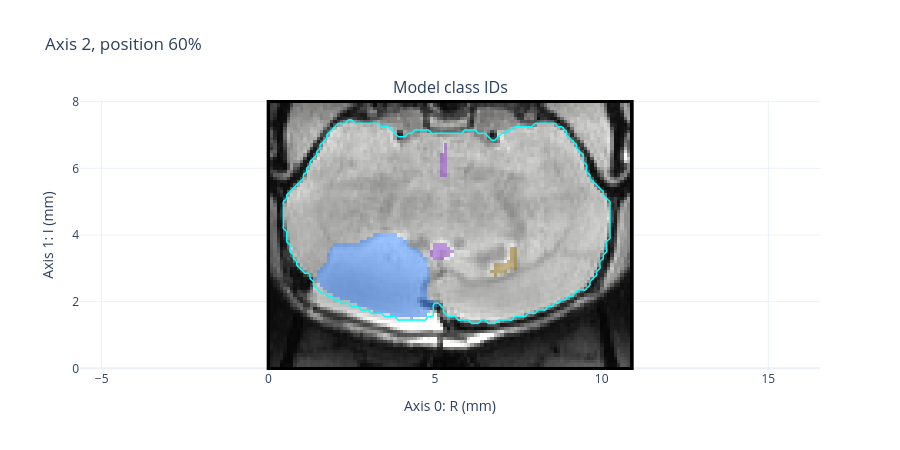

The cell this chart's notebook holds for it:
### Markdown cell above
## Prepare model class IDs

Original-ID inputs are mapped to the chosen model vocabulary. Set
`INPUT_LABEL_SPACE="model"` only for files that already contain raw model IDs.
Step displays explicitly show intermediate class IDs; final results always
restore original annotation IDs. Extra source anatomy maps to task background.

### Code cell
if TASK == "tbi":
    labels = LabelConfig()
elif TASK == "mouse_full":
    mousefull_mapping: dict[int, int] = {
        0: 0, 1: 1, 2: 2, 3: 3, 5: 4, 6: 5,
        12: 6, 13: 7, 15: 8, 16: 9, 21: 10,
    }
    mousefull_names: tuple[str, ...] = (
        "Background", "Lesion", "Contra CC", "Contra ventricle", "Contra hippocampus",
        "Contra cortex", "Ipsi CC", "Ipsi ventricle", "Ipsi hippocampus", "Ipsi cortex", "Third ventricle",
    )
    labels = LabelConfig(mapping=mousefull_mapping, names=mousefull_names)
else:
    raise ValueError("TASK must be tbi or mouse_full")

model_input = source
if INPUT_LABEL_SPACE == "original":
    mapping = MapLabels(mapping=labels.mapping, unknown="background")
    model_input = source.preprocess([mapping], seed=SEED)
elif INPUT_LABEL_SPACE != "model":
    raise ValueError("INPUT_LABEL_SPACE must be original or model")
model_regions = model_input.labels.get_fdata().astype(np.int16)
model_brain = model_input.brain_mask.get_fdata().astype(np.int16)
allowed_ids = list(range(len(labels.names)))
if not np.isin(model_regions, allowed_ids).all():
    raise ValueError("Input ROI IDs do not match the chosen task")
show_volumes({"Model class IDs": model_input}, axis=VIEW_AXIS, position=VIEW_POSITION)

### Figure 1 — Plotly figure (JSON) as saved in the notebook; plotly's stock layout.template omitted (floating-point values rounded to 4 significant figures; data arrays with more than 128 entries replaced by an {"elided": "..."} marker saying what was removed)
{"data": [{"colorscale": [[0, "rgb(0, 0, 0)"], [0.09091, "rgb(16, 16, 16)"], [0.1818, "rgb(38, 38, 38)"], [0.2727, "rgb(59, 59, 59)"], [0.3636, "rgb(81, 80, 80)"], [0.4545, "rgb(102, 101, 101)"], [0.5455, "rgb(124, 123, 122)"], [0.6364, "rgb(146, 146, 145)"], [0.7273, "rgb(171, 171, 170)"], [0.8182, "rgb(197, 197, 195)"], [0.9091, "rgb(224, 224, 223)"], [1, "rgb(254, 254, 253)"]], "showscale": false, "type": "heatmap", "x": [0, 0.1, 0.2, 0.3, 0.4, 0.5, 0.6, 0.7, 0.8, 0.9, 1.0, 1.1, 1.2, 1.3, 1.4, 1.5, 1.6, 1.7, 1.8, 1.9, 2.0, 2.1, 2.2, 2.3, 2.4, 2.5, 2.6, 2.7, 2.8, 2.9, 3.0, 3.1, 3.2, 3.3, 3.4, 3.5, 3.6, 3.7, 3.8, 3.9, 4.0, 4.1, 4.2, 4.3, 4.4, 4.5, 4.6, 4.7, 4.8, 4.9, 5.0, 5.1, 5.2, 5.3, 5.4, 5.5, 5.6, 5.7, 5.8, 5.9, 6.0, 6.1, 6.2, 6.3, 6.4, 6.5, 6.6, 6.7, 6.8, 6.9, 7.0, 7.1, 7.2, 7.3, 7.4, 7.5, 7.6, 7.7, 7.8, 7.9, 8.0, 8.1, 8.2, 8.3, 8.4, 8.5, 8.6, 8.7, 8.8, 8.9, 9.0, 9.1, 9.2, 9.3, 9.4, 9.5, 9.6, 9.7, 9.8, 9.9, 10.0, 10.1, 10.2, 10.3, 10.4, 10.5, 10.6, 10.7, 10.8, 10.9], "xaxis": "x", "y": [0, 0.1, 0.2, 0.3, 0.4, 0.5, 0.6, 0.7, 0.8, 0.9, 1.0, 1.1, 1.2, 1.3, 1.4, 1.5, 1.6, 1.7, 1.8, 1.9, 2.0, 2.1, 2.2, 2.3, 2.4, 2.5, 2.6, 2.7, 2.8, 2.9, 3.0, 3.1, 3.2, 3.3, 3.4, 3.5, 3.6, 3.7, 3.8, 3.9, 4.0, 4.1, 4.2, 4.3, 4.4, 4.5, 4.6, 4.7, 4.8, 4.9, 5.0, 5.1, 5.2, 5.3, 5.4, 5.5, 5.6, 5.7, 5.8, 5.9, 6.0, 6.1, 6.2, 6.3, 6.4, 6.5, 6.6, 6.7, 6.8, 6.9, 7.0, 7.1, 7.2, 7.3, 7.4, 7.5, 7.6, 7.7, 7.8, 7.9, 8.0], "yaxis": "y", "z": {"elided": "81x110 float values"}, "zmax": 0.4197, "zmin": 0}, {"colorscale": [[0, "#AA0DFE"], [0.03125, "#AA0DFE"], [0.03125, "#3283FE"], [0.0625, "#3283FE"], [0.0625, "#85660D"], [0.09375, "#85660D"], [0.09375, "#782AB6"], [0.125, "#782AB6"], [0.125, "#565656"], [0.1562, "#565656"], [0.1562, "#1C8356"], [0.1875, "#1C8356"], [0.1875, "#16FF32"], [0.2188, "#16FF32"], [0.2188, "#F7E1A0"], [0.25, "#F7E1A0"], [0.25, "#E2E2E2"], [0.2812, "#E2E2E2"], [0.2812, "#1CBE4F"], [0.3125, "#1CBE4F"], [0.3125, "#C4451C"], [0.3438, "#C4451C"], [0.3438, "#DEA0FD"], [0.375, "#DEA0FD"], [0.375, "#FE00FA"], [0.4062, "#FE00FA"], [0.4062, "#325A9B"], [0.4375, "#325A9B"], [0.4375, "#FEAF16"], [0.4688, "#FEAF16"], [0.4688, "#F8A19F"], [0.5, "#F8A19F"], [0.5, "#90AD1C"], [0.5312, "#90AD1C"], [0.5312, "#F6222E"], [0.5625, "#F6222E"], [0.5625, "#1CFFCE"], [0.5938, "#1CFFCE"], [0.5938, "#2ED9FF"], [0.625, "#2ED9FF"], [0.625, "#B10DA1"], [0.6562, "#B10DA1"], [0.6562, "#C075A6"], [0.6875, "#C075A6"], [0.6875, "#FC1CBF"], [0.7188, "#FC1CBF"], [0.7188, "#B00068"], [0.75, "#B00068"], [0.75, "#FBE426"], [0.7812, "#FBE426"], [0.7812, "#FA0087"], [0.8125, "#FA0087"], [0.8125, "#AA0DFE"], [0.8438, "#AA0DFE"], [0.8438, "#3283FE"], [0.875, "#3283FE"], [0.875, "#85660D"], [0.9062, "#85660D"], [0.9062, "#782AB6"], [0.9375, "#782AB6"], [0.9375, "#565656"], [0.9688, "#565656"], [0.9688, "#1C8356"], [1, "#1C8356"]], "hoverongaps": false, "hovertemplate": "ROI ID=%{z:.0f}<extra></extra>", "opacity": 0.5, "showscale": false, "type": "heatmap", "x": [0, 0.1, 0.2, 0.3, 0.4, 0.5, 0.6, 0.7, 0.8, 0.9, 1.0, 1.1, 1.2, 1.3, 1.4, 1.5, 1.6, 1.7, 1.8, 1.9, 2.0, 2.1, 2.2, 2.3, 2.4, 2.5, 2.6, 2.7, 2.8, 2.9, 3.0, 3.1, 3.2, 3.3, 3.4, 3.5, 3.6, 3.7, 3.8, 3.9, 4.0, 4.1, 4.2, 4.3, 4.4, 4.5, 4.6, 4.7, 4.8, 4.9, 5.0, 5.1, 5.2, 5.3, 5.4, 5.5, 5.6, 5.7, 5.8, 5.9, 6.0, 6.1, 6.2, 6.3, 6.4, 6.5, 6.6, 6.7, 6.8, 6.9, 7.0, 7.1, 7.2, 7.3, 7.4, 7.5, 7.6, 7.7, 7.8, 7.9, 8.0, 8.1, 8.2, 8.3, 8.4, 8.5, 8.6, 8.7, 8.8, 8.9, 9.0, 9.1, 9.2, 9.3, 9.4, 9.5, 9.6, 9.7, 9.8, 9.9, 10.0, 10.1, 10.2, 10.3, 10.4, 10.5, 10.6, 10.7, 10.8, 10.9], "xaxis": "x", "y": [0, 0.1, 0.2, 0.3, 0.4, 0.5, 0.6, 0.7, 0.8, 0.9, 1.0, 1.1, 1.2, 1.3, 1.4, 1.5, 1.6, 1.7, 1.8, 1.9, 2.0, 2.1, 2.2, 2.3, 2.4, 2.5, 2.6, 2.7, 2.8, 2.9, 3.0, 3.1, 3.2, 3.3, 3.4, 3.5, 3.6, 3.7, 3.8, 3.9, 4.0, 4.1, 4.2, 4.3, 4.4, 4.5, 4.6, 4.7, 4.8, 4.9, 5.0, 5.1, 5.2, 5.3, 5.4, 5.5, 5.6, 5.7, 5.8, 5.9, 6.0, 6.1, 6.2, 6.3, 6.4, 6.5, 6.6, 6.7, 6.8, 6.9, 7.0, 7.1, 7.2, 7.3, 7.4, 7.5, 7.6, 7.7, 7.8, 7.9, 8.0], "yaxis": "y", "z": {"elided": "81x110 int values"}, "zmax": 31.5, "zmin": -0.5}, {"contours": {"coloring": "none", "end": 0.5, "size": 1, "start": 0.5}, "hoverinfo": "skip", "line": {"color": "cyan", "width": 1.5}, "showscale": false, "type": "contour", "x": [0, 0.1, 0.2, 0.3, 0.4, 0.5, 0.6, 0.7, 0.8, 0.9, 1.0, 1.1, 1.2, 1.3, 1.4, 1.5, 1.6, 1.7, 1.8, 1.9, 2.0, 2.1, 2.2, 2.3, 2.4, 2.5, 2.6, 2.7, 2.8, 2.9, 3.0, 3.1, 3.2, 3.3, 3.4, 3.5, 3.6, 3.7, 3.8, 3.9, 4.0, 4.1, 4.2, 4.3, 4.4, 4.5, 4.6, 4.7, 4.8, 4.9, 5.0, 5.1, 5.2, 5.3, 5.4, 5.5, 5.6, 5.7, 5.8, 5.9, 6.0, 6.1, 6.2, 6.3, 6.4, 6.5, 6.6, 6.7, 6.8, 6.9, 7.0, 7.1, 7.2, 7.3, 7.4, 7.5, 7.6, 7.7, 7.8, 7.9, 8.0, 8.1, 8.2, 8.3, 8.4, 8.5, 8.6, 8.7, 8.8, 8.9, 9.0, 9.1, 9.2, 9.3, 9.4, 9.5, 9.6, 9.7, 9.8, 9.9, 10.0, 10.1, 10.2, 10.3, 10.4, 10.5, 10.6, 10.7, 10.8, 10.9], "xaxis": "x", "y": [0, 0.1, 0.2, 0.3, 0.4, 0.5, 0.6, 0.7, 0.8, 0.9, 1.0, 1.1, 1.2, 1.3, 1.4, 1.5, 1.6, 1.7, 1.8, 1.9, 2.0, 2.1, 2.2, 2.3, 2.4, 2.5, 2.6, 2.7, 2.8, 2.9, 3.0, 3.1, 3.2, 3.3, 3.4, 3.5, 3.6, 3.7, 3.8, 3.9, 4.0, 4.1, 4.2, 4.3, 4.4, 4.5, 4.6, 4.7, 4.8, 4.9, 5.0, 5.1, 5.2, 5.3, 5.4, 5.5, 5.6, 5.7, 5.8, 5.9, 6.0, 6.1, 6.2, 6.3, 6.4, 6.5, 6.6, 6.7, 6.8, 6.9, 7.0, 7.1, 7.2, 7.3, 7.4, 7.5, 7.6, 7.7, 7.8, 7.9, 8.0], "yaxis": "y", "z": {"elided": "81x110 int values"}}], "layout": {"annotations": [{"font": {"size": 16}, "showarrow": false, "text": "Model class IDs", "x": 0.5, "xanchor": "center", "xref": "paper", "y": 1, "yanchor": "bottom", "yref": "paper"}], "height": 450, "title": {"text": "Axis 2, position 60%"}, "xaxis": {"anchor": "y", "domain": [0, 1], "title": {"text": "Axis 0: R (mm)"}}, "yaxis": {"anchor": "x", "domain": [0, 1], "scaleanchor": "x", "title": {"text": "Axis 1: I (mm)"}}}}
